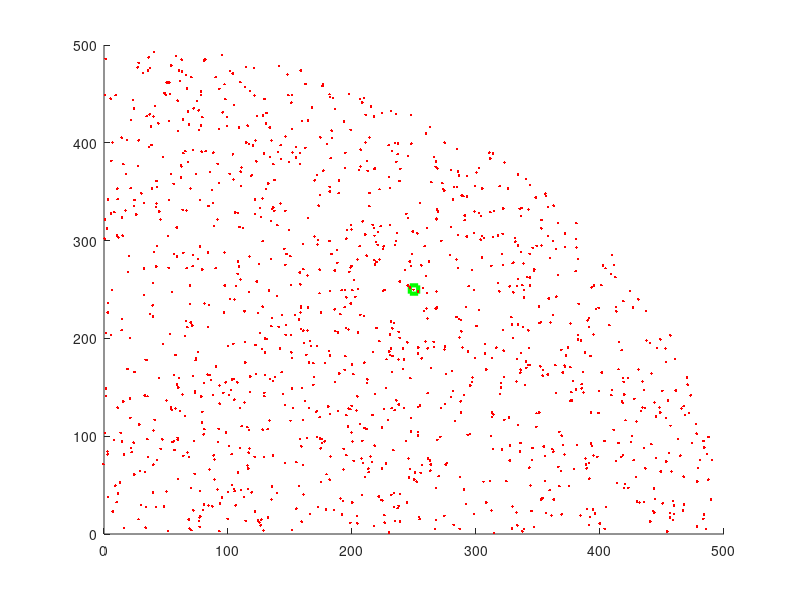

The MATLAB source for this figure: (Note: this script raises an error after producing the figure.)
clear;
axis([0 500 0 500]);
hold on;
plot(250,250,'gs','LineWidth',3);



noOfNodes=textread('Put_NO_OF_NODES.txt','%d');
disp(noOfNodes);


node_X=textread('Put_NODE_X.txt','%f',noOfNodes);
node_Y=textread('Put_NODE_Y.txt','%f',noOfNodes );

plot(node_X,node_Y,'r.','LineWidth',3); 
% plot(node_X(624),node_Y(624),'b.','LineWidth',3); 
% noOfNodesDead=textread('Put_NO_OF_NODES_DEAD.txt','%d');
% disp(noOfNodesDead);
% 
% 
% node_X=textread('Put_NODE_X_DEAD.txt','%f',noOfNodesDead);
% node_Y=textread('Put_NODE_Y_DEAD.txt','%f',noOfNodesDead);
% 
% plot(node_X,node_Y,'b*','LineWidth',3); 

no_of_chargers=textread('Put_NO_OF_CHARGERS.txt','%d');
disp(no_of_chargers);
charger_X=textread('Put_CHARGER_X.txt','%f',no_of_chargers);
charger_Y=textread('Put_CHARGER_Y.txt','%f',no_of_chargers);

plot(charger_X,charger_Y,'gV','LineWidth',3); 

  

no_of_games=textread('Put_NO_OF_GAMES.txt','%d');
disp(no_of_games);
x= textread('Put_STRATEGY.txt');




%disp(x);
no_of_games=no_of_games+1;
c=1/no_of_chargers;
%disp(c);

for i=1:no_of_chargers
   temp=x(((i-1)*no_of_games+1):(i*no_of_games),:);
   k=(i-1)*c;
   %disp(k);
   %disp(k);
   for j=1:no_of_games-1
       
        p1 = [temp(j,1) temp(j,2)];       % First Point
        p2 = [temp(j+1,1) temp(j+1,2)];       % Second Point
        dp = p2-p1;                         % Difference
        quiver(p1(1),p1(2),dp(1),dp(2),0,'LineWidth',1.5,'Color',[k*k 1-k k])
        
       
       aa=int2str(uint32(temp(j+1,3)));
       xx=(temp(j,1)+temp(j+1,1))/2;
       yy=(temp(j,2)+temp(j+1,2))/2;
       dis =sqrt((temp(j,1)-temp(j+1,1))*(temp(j,1)-temp(j+1,1)) + ((temp(j,2)-temp(j+1,2))*(temp(j,2)-temp(j+1,2))));
       strDis=num2str(dis);
       %disp(dis);
       %g=int2str(uint32(j))
       text(xx,yy,int2str(uint32(j)));
       %text(xx,yy,aa);
       hold on;
       
   end
end




   